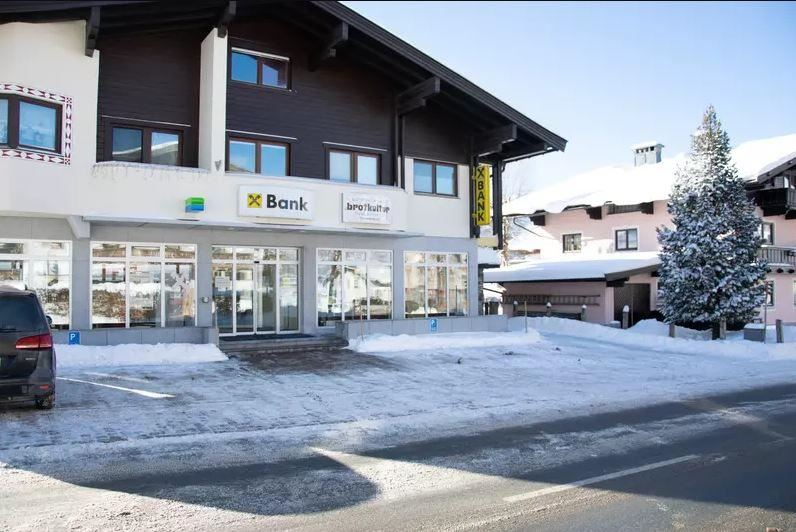
#> input picture digital_image_processing/notebooks/bank.jpeg, 796 x 532 px, found by its file name
$ jupyter execute 9_unitary_transforms.ipynb
#> lines starting #> are read from the running program, lines starting #| are printed output that depends on the picture
<a href="https://colab.research.google.com/github/leinaxd/NOTES/blob/main/digital_image_processing/notebooks/9_unitary_transforms.ipynb" target="_parent"></a>

[cell 1]
import matplotlib.pyplot as plt
import numpy as np
import urllib.request

[cell 2]
url = "https://github.com/leinaxd/NOTES/raw/main/digital_image_processing/notebooks/bank.jpeg"
with urllib.request.urlopen(url) as url:
    img = plt.imread(url, format='jpg')
#> img is the input picture: shape (532, 796, 3); mean R, G, B 137.7, 146.9, 160.7
plt.imshow(img)
plt.axis('off')

print(img.shape)
#| (532, 796, 3)

[cell 3]
r_mask = img[:, :, 0]
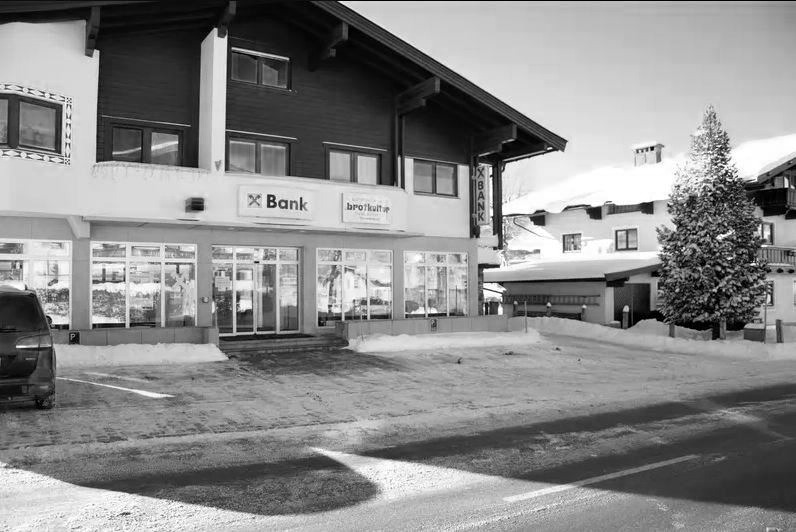
#> r_mask: shape (532, 796); min 0, max 255, mean 137.7
g_mask = img[:, :, 1]
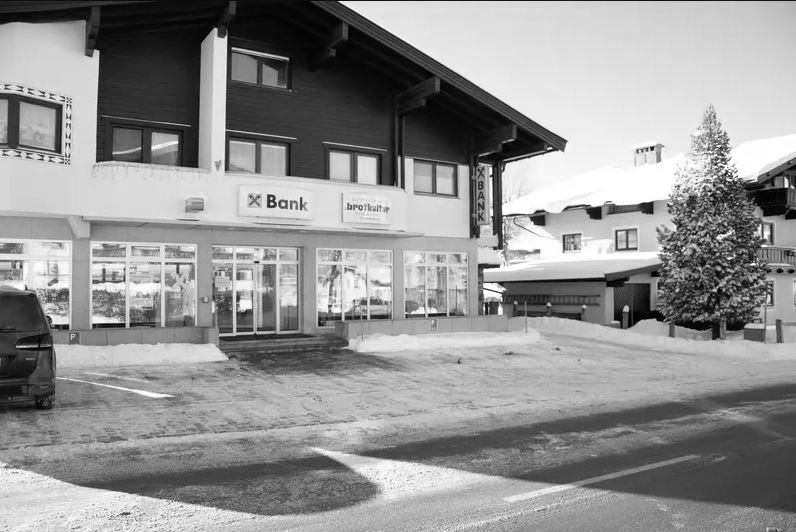
#> g_mask: shape (532, 796); min 0, max 255, mean 146.9
b_mask = img[:, :, 2]
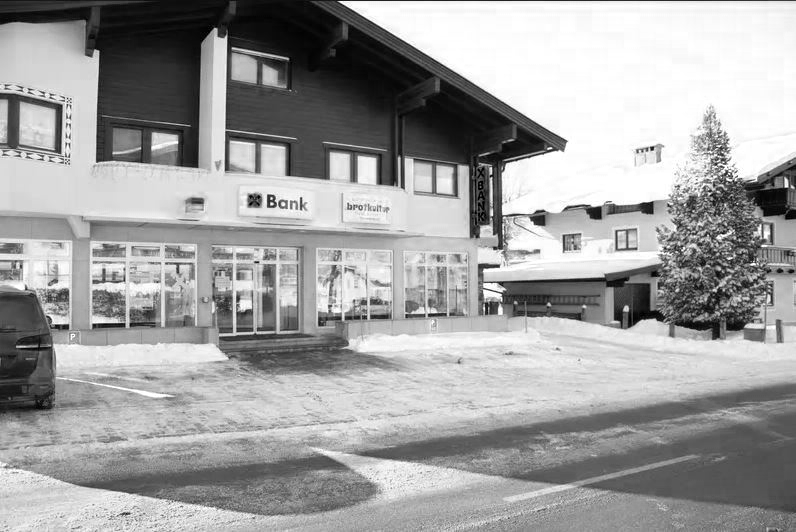
#> b_mask: shape (532, 796); min 0, max 255, mean 160.7

#turn image to gray
g_img = r_mask*0.2989 + g_mask*0.5870 + b_mask*0.1140
u_img = np.uint8(g_img)

# Basis Functions

Sources:

- https://users.cs.cf.ac.uk/dave/Multimedia/node231.html

1. show all basis functions (spatial, fourier, cosine, sine, hadamart, haart)
2. Show the contribution of each basis on the image
3. Get the 90% most energetic components
4. iterate an image, appending one coefficient a time. you should see an increase of resolution.

- Spatial Basis
- Fourier Basis
- Discrete Cosine Basis
- Discrete Sine Basis
- Hadamart Basis
- Haar Basis

[cell 4]
"""
Note.
    - A is a 1D basis matrix, where each row Au is one vector
    - The 2D Basis B is constructed via Au, Av 1D vectors
    - Au, Av are vectors, while B is a matrix
    - You get the projection coefficient with an image by multplying Au@im@Av.T (dot product)
    - While you get the 2D basis via B = Au@Av (outer product)

"""
def basis_spatial(u, v, NFFT, im=None):
    H = np.eye(NFFT,dtype=float)
    Au = H[[u], :]
    Av = H[[v], :]
    # [7 lines of commented-out code are left out]
    B = Au.T@Av
    if im is not None: return B, Au@im@Av.T
    else:              return B

def basis_fourier(u,v, NFFT, im=None):
    X = np.arange(NFFT)
    Y = np.arange(NFFT)
    x, y = np.meshgrid(X, Y)
    A = np.exp(-2j*np.pi * x*y/NFFT)
    Au = A[[u], :]
    Av = A[[v], :]
    # [5 lines of commented-out code are left out]
    B = Au.T@Av
    B = np.real(B)
    if im is not None: return B, Au@im@Av.T
    else:              return B

def basis_cosine(u, v, NFFT, im=None):
    # [9 lines of commented-out code are left out]
    A = np.zeros((NFFT, NFFT))
    A[0, :] = 1/np.sqrt(NFFT)
    for k in range(1,NFFT):
        for i in range(NFFT):
            A[k,i] = np.sqrt(2/NFFT) * np.cos(np.pi/NFFT*k*(i+1/2))
    Au = A[[u], :]
    Av = A[[v], :]
    B = Au.T@Av
    if im is not None: return B, Au@im@Av.T
    else:              return B

def basis_sine(u, v, NFFT, im=None):
    # [7 lines of commented-out code are left out]
    A = np.zeros((NFFT, NFFT))
    for k in range(NFFT):
        for i in range(NFFT):
            A[k,i] = np.sqrt(2/(NFFT+1)) * np.sin(np.pi/(NFFT+1)*(i+1)*(k+1))
    Au = A[[u], :]
    Av = A[[v], :]
    B = Au.T@Av
    if im is not None: return B, Au@im@Av.T
    else:              return B
def basis_hadamard(u, v, NFFT,im=None):
    A = np.ones((NFFT, NFFT))
    n=1
    while n < NFFT:
        for i in range(n):
            for j in range(n):
                A[i+n, j] = A[i, j]
                A[i, j+n] = A[i, j]
                A[i+n, j+n] = -A[i, j]
        n*=2
    A = A/(np.sqrt(NFFT))
    Au = A[[u], :]
    Av = A[[v], :]
    B = Au.T@Av
    if im is not None: return B, Au@im@Av.T
    else:              return B
def basis_haar(u, v, NFFT, im=None):
    A = np.zeros((NFFT, NFFT))
    M = np.array([1, -1]) #Mother wavelet
    scale_ix = 0
    shift_ix = 0
    for k in range(NFFT):
        scale = NFFT//(2**scale_ix)
        shift=shift_ix*len(M)
        for j in range(NFFT):
            ix = j//scale-shift
            A[k,j] = M[ix] if 0 <= ix and ix<=1 else 0
        if ix <= len(M): #Have I finished rotating all the coefficients of the mother wave?
            scale_ix += 1
            shift_ix = 0
        else:
            shift_ix += 1
    #Normalize
    for i in range(NFFT):
        A[i, :] /= np.sqrt(np.sum(A[i,:]**2))

    Au = A[[u],:]
    Av = A[[v],:]
    B = Au.T@Av
    if im is not None: return B, Au@im@Av.T
    else:              return B

# [22 lines of commented-out code are left out]
plt.axis('off');

[cell 5]
plt.style.use('dark_background')
#@markdown Plot each 2D-basis for each transform
spatial = False #@param {'type':'boolean'}
fourier = False #@param {'type':'boolean'}
cosine = False #@param {'type':'boolean'}
sine = False #@param {'type':'boolean'}
hadamard = False #@param {'type':'boolean'}
haar = True #@param {'type':'boolean'}
NFFT=8
# Spatial Basis
if spatial:
    fig, ax = plt.subplots(NFFT, NFFT, figsize=(10, 10))
    for x in range(NFFT):
        for y in range(NFFT):
            ax[x,y].imshow(basis_spatial(x, y, NFFT), cmap='bone')
            ax[x,y].set_xticks([])
            ax[x,y].set_yticks([])
    fig.suptitle('Spatial Basis')
    ax[ 0, 0].set_title('basis(0,0)')
    ax[ 0, 4].set_title('basis(0,4)')
    ax[ 0, 7].set_title('basis(0,7)')
# Fourier Basis
if fourier:
    fig, ax = plt.subplots(NFFT, NFFT, figsize=(10, 10))
    for x in range(NFFT):
        for y in range(NFFT):
            ax[x,y].imshow(basis_fourier(x, y, NFFT), cmap='bone',vmin=-1, vmax=1)
            ax[x,y].axis('off')
    fig.suptitle('Fourier Basis')
    ax[ 0, 0].set_title('basis(0,0)')
    ax[ 0, 4].set_title('basis(0,4)')
    ax[ 0, 7].set_title('basis(0,7)')
# Cosine Basis
if cosine:
    fig, ax = plt.subplots(NFFT, NFFT, figsize=(10, 10))
    for x in range(NFFT):
        for y in range(NFFT):
            ax[x,y].imshow(basis_cosine(x, y, NFFT), cmap='bone')
            ax[x,y].axis('off')
    fig.suptitle('Cosine Basis')
    ax[ 0, 0].set_title('basis(0,0)')
    ax[ 0, 4].set_title('basis(0,4)')
    ax[ 0, 7].set_title('basis(0,7)')
# Cosine Basis
if sine:
    fig, ax = plt.subplots(NFFT, NFFT, figsize=(10, 10))
    for x in range(NFFT):
        for y in range(NFFT):
            ax[x,y].imshow(basis_sine(x, y, NFFT), cmap='bone')
            ax[x,y].axis('off')
    fig.suptitle('Sine Basis')
    ax[ 0, 0].set_title('basis(0,0)')
    ax[ 0, 4].set_title('basis(0,4)')
    ax[ 0, 7].set_title('basis(0,7)')
if hadamard:
    fig, ax = plt.subplots(NFFT, NFFT, figsize=(10, 10))
    for x in range(NFFT):
        for y in range(NFFT):
            ax[x,y].imshow(basis_hadamard(x, y, NFFT), cmap='bone')
            ax[x,y].axis('off')
    fig.suptitle('Hadamart Basis')
    ax[ 0, 0].set_title('basis(0,0)')
    ax[ 0, 4].set_title('basis(0,4)')
    ax[ 0, 7].set_title('basis(0,7)')
if haar:
    fig, ax = plt.subplots(NFFT, NFFT, figsize=(10, 10))
    for x in range(NFFT):
        for y in range(NFFT):
            ax[x,y].imshow(basis_haar(x, y, NFFT), cmap='bone')
            ax[x,y].axis('off')
    fig.suptitle('Haar Basis')
    ax[ 0, 0].set_title('basis(0,0)')
    ax[ 0, 4].set_title('basis(0,4)')
    ax[ 0, 7].set_title('basis(0,7)');

Image projected into the basis

[cell 6]
from scipy import ndimage
plt.style.use('dark_background')

NFFT = 8
perc = 0.9 #which coeficients have 90% energy
im = np.zeros((8,8))
im[4,4]=1
im = ndimage.gaussian_filter(im, sigma=1)

plt.imshow(im, cmap='gray')
plt.title('original image')
plt.axis('off');
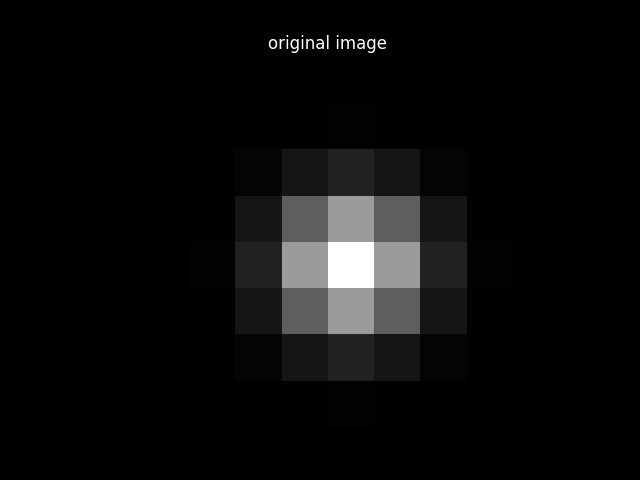
#> figure drawn by matplotlib, 1 panel

[cell 7]
plt.style.use('dark_background')
spatial = True #@param {'type':'boolean'}
fourier = True #@param {'type':'boolean'}
cosine = True #@param {'type':'boolean'}
sine = True #@param {'type':'boolean'}
hadamard = True #@param {'type':'boolean'}
haar = True #@param {'type':'boolean'}
# Spatial Basis
if spatial:
    fig, ax = plt.subplots(NFFT, NFFT, figsize=(10, 10))
    COEF = np.zeros((NFFT, NFFT))
    for x in range(NFFT):
        for y in range(NFFT):
            B, C = basis_spatial(x, y, NFFT,im=im)
            COEF[x,y]=C[0,0]
            ax[x,y].imshow(B, cmap='bone')
            ax[x,y].set_xticks([])
            ax[x,y].set_yticks([])
    percentile = np.percentile(COEF, 100*perc)
    for x in range(NFFT):
        for y in range(NFFT):
            C = COEF[x,y]
            color = 'green' if C < percentile else 'red'
            ax[x,y].text(0,NFFT//2,f"{C:.1}",bbox={'facecolor':color,'alpha':0.5})
    fig.suptitle('Spatial Basis')
    ax[ 0, 0].set_title('basis(0,0)')
    ax[ 0, 4].set_title('basis(0,4)')
    ax[ 0, 7].set_title('basis(0,7)')
# Fourier Basis
if fourier:
    fig, ax = plt.subplots(NFFT, NFFT, figsize=(10, 10))
    COEF = np.zeros((NFFT, NFFT))
    for x in range(NFFT):
        for y in range(NFFT):
            B, C = basis_fourier(x, y, NFFT,im=im)
            COEF[x,y]=C[0,0]
            ax[x,y].imshow(B, cmap='bone',vmin=-1, vmax=1)
            ax[x,y].axis('off')
    percentile = np.percentile(COEF, 100*perc)
    for x in range(NFFT):
        for y in range(NFFT):
            C = COEF[x,y]
            color = 'green' if C < percentile else 'red'
            ax[x,y].text(0,NFFT//2,f"{C:.1}",bbox={'facecolor':color,'alpha':0.5})
    fig.suptitle('Fourier Basis')
    ax[ 0, 0].set_title('basis(0,0)')
    ax[ 0, 4].set_title('basis(0,4)')
    ax[ 0, 7].set_title('basis(0,7)')
# Cosine Basis
if cosine:
    fig, ax = plt.subplots(NFFT, NFFT, figsize=(10, 10))
    COEF = np.zeros((NFFT, NFFT))
    for x in range(NFFT):
        for y in range(NFFT):
            B, C = basis_cosine(x, y, NFFT,im=im)
            COEF[x,y]=C[0,0]
            ax[x,y].imshow(B, cmap='bone')
            ax[x,y].axis('off')
    percentile = np.percentile(COEF, 100*perc)
    for x in range(NFFT):
        for y in range(NFFT):
            C = COEF[x,y]
            color = 'green' if C < percentile else 'red'
            ax[x,y].text(0,NFFT//2,f"{C:.1}",bbox={'facecolor':color,'alpha':0.5})
    fig.suptitle('Cosine Basis')
    ax[ 0, 0].set_title('basis(0,0)')
    ax[ 0, 4].set_title('basis(0,4)')
    ax[ 0, 7].set_title('basis(0,7)')
# Cosine Basis
if sine:
    fig, ax = plt.subplots(NFFT, NFFT, figsize=(10, 10))
    COEF = np.zeros((NFFT, NFFT))
    for x in range(NFFT):
        for y in range(NFFT):
            B, C = basis_sine(x, y, NFFT,im=im)
            COEF[x,y]=C[0,0]
            ax[x,y].imshow(B, cmap='bone')
            ax[x,y].axis('off')
    percentile = np.percentile(COEF, 100*perc)
    for x in range(NFFT):
        for y in range(NFFT):
            C = COEF[x,y]
            color = 'green' if C < percentile else 'red'
            ax[x,y].text(0,NFFT//2,f"{C:.1}",bbox={'facecolor':color,'alpha':0.5})
    fig.suptitle('Sine Basis')
    ax[ 0, 0].set_title('basis(0,0)')
    ax[ 0, 4].set_title('basis(0,4)')
    ax[ 0, 7].set_title('basis(0,7)')
if hadamard:
    fig, ax = plt.subplots(NFFT, NFFT, figsize=(10, 10))
    COEF = np.zeros((NFFT, NFFT))
    for x in range(NFFT):
        for y in range(NFFT):
            B, C = basis_hadamard(x, y, NFFT,im=im)
            COEF[x,y]=C[0,0]
            ax[x,y].imshow(B, cmap='bone')
            ax[x,y].axis('off')
    percentile = np.percentile(COEF, 100*perc)
    for x in range(NFFT):
        for y in range(NFFT):
            C = COEF[x,y]
            color = 'green' if C < percentile else 'red'
            ax[x,y].text(0,NFFT//2,f"{C:.1}",bbox={'facecolor':color,'alpha':0.5})
    fig.suptitle('Hadamart Basis')
    ax[ 0, 0].set_title('basis(0,0)')
    ax[ 0, 4].set_title('basis(0,4)')
    ax[ 0, 7].set_title('basis(0,7)')
if haar:
    fig, ax = plt.subplots(NFFT, NFFT, figsize=(10, 10))
    COEF = np.zeros((NFFT, NFFT))
    for x in range(NFFT):
        for y in range(NFFT):
            B, C = basis_haar(x, y, NFFT,im=im)
            COEF[x,y]=C[0,0]
            ax[x,y].imshow(B, cmap='bone')
            ax[x,y].axis('off')
    percentile = np.percentile(COEF, 100*perc)
    for x in range(NFFT):
        for y in range(NFFT):
            C = COEF[x,y]
            color = 'green' if C < percentile else 'red'
            ax[x,y].text(0,NFFT//2,f"{C:.1}",bbox={'facecolor':color,'alpha':0.5})
    fig.suptitle('Haar Basis')
    ax[ 0, 0].set_title('basis(0,0)')
    ax[ 0, 4].set_title('basis(0,4)')
    ax[ 0, 7].set_title('basis(0,7)')
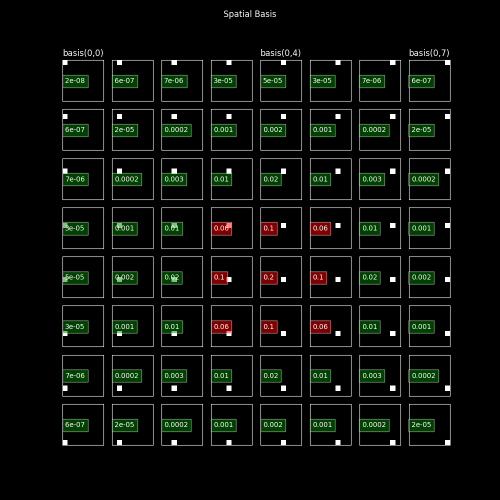
#> figure drawn by matplotlib, 64 panels
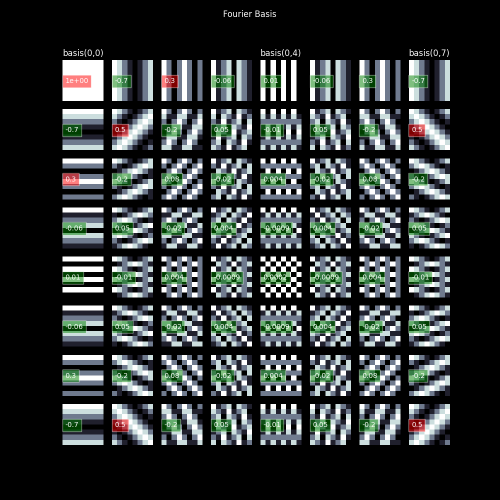
#> figure drawn by matplotlib, 64 panels
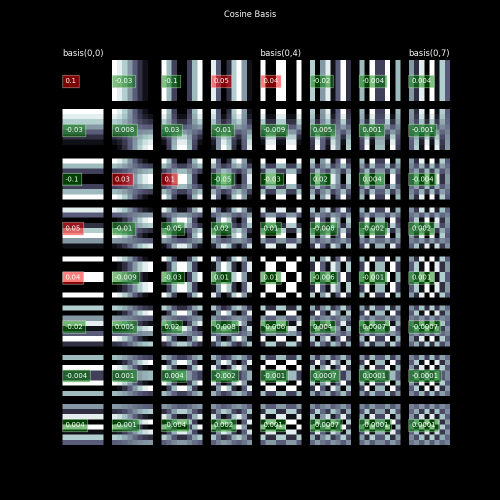
#> figure drawn by matplotlib, 64 panels
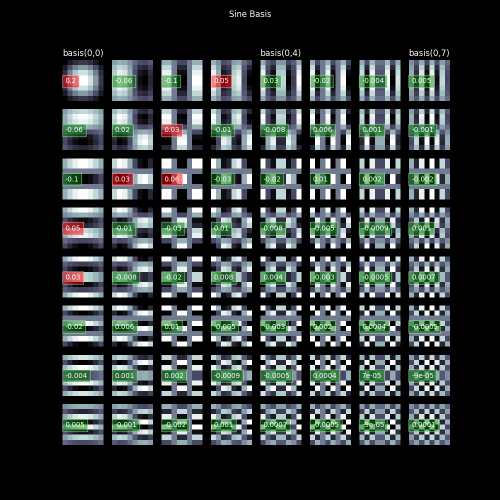
#> figure drawn by matplotlib, 64 panels
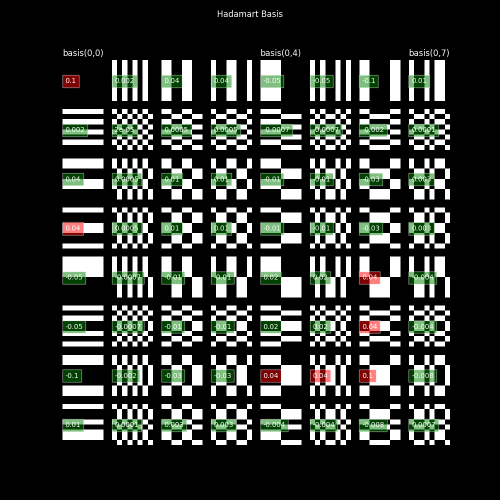
#> figure drawn by matplotlib, 64 panels
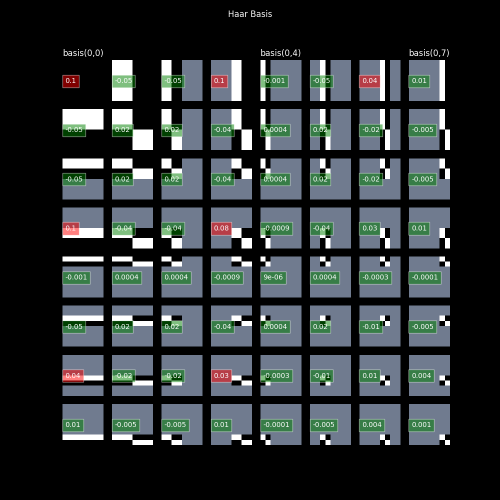
#> figure drawn by matplotlib, 64 panels
